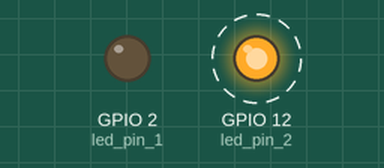
Simulated run of this sketch. Board: ESP32. Parts: output pins drawn as LEDs (lit = HIGH). Dashed ring = blinking. WiFi joins after 1.5 s; servers stay silent unless stated; what the sketch prints to the serial monitor is not drawn.

Above: at 2.16 s.
Timing chart, 0 to 5.0 s (numbered marks = the images above):
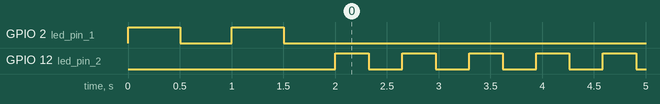

Measured:
- by itself, GPIO 12 (led_pin_2): alternates HIGH for 0.32 s and LOW for 0.32 s

The sketch:

wifiConnection.ino
```cpp
#include "WiFi.h"

// LED rates
static const int rate_1 = 100;  // ms
static const int rate_2 = 323;  // ms

// Pins
static const int led_pin_1 = 2;
static const int led_pin_2 = 12;


const char* ssid = "CAKE";
const char* password =  "0891300633";


// Our task: blink an LED at another rate
void toggleLED_2(void *parameter) {
  while(1) {
    digitalWrite(led_pin_2, HIGH);
    vTaskDelay(rate_2 / portTICK_PERIOD_MS);
    digitalWrite(led_pin_2, LOW);
    vTaskDelay(rate_2 / portTICK_PERIOD_MS);
  }
}

void setup() {


  // Configure pin
  pinMode(led_pin_1, OUTPUT);
  pinMode(led_pin_2, OUTPUT);


  Serial.begin(115200);

  WiFi.begin(ssid, password);

  while (WiFi.status() != WL_CONNECTED) {
    digitalWrite(led_pin_1, HIGH);
    delay(500);
    digitalWrite(led_pin_1, LOW);
    delay(500);
  }
  digitalWrite(led_pin_1, LOW);
  Serial.println("Connected to the WiFi network");


  // Task to run forever
  xTaskCreate(  // Use xTaskCreate() in vanilla FreeRTOS
              toggleLED_2,  // Function to be called
              "Toggle 2",   // Name of task
              1024,         // Stack size (bytes in ESP32, words in FreeRTOS)
              NULL,         // Parameter to pass to function
              0,            // Task priority (0 to configMAX_PRIORITIES - 1)
              NULL);     // Run on one core for demo purposes (ESP32 only)

  // If this was vanilla FreeRTOS, you'd want to call vTaskStartScheduler() in
  // main after setting up your tasks.
}

void loop() {
  // Do nothing
  // setup() and loop() run in their own task with priority 1 in core 1
  // on ESP32
}
```
